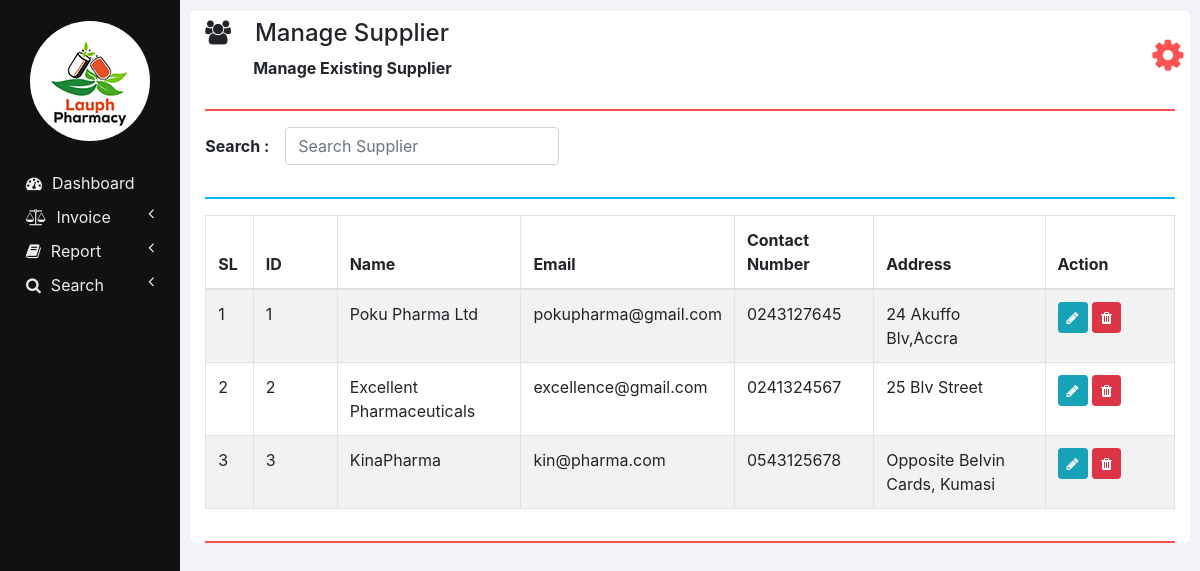
Page /manage_supplier.php on the committed database.
### tables this page shows
CREATE TABLE `suppliers` (
  `ID` int(11) NOT NULL,
  `NAME` varchar(100) NOT NULL,
  `EMAIL` varchar(100) NOT NULL,
  `CONTACT_NUMBER` varchar(10) NOT NULL,
  `ADDRESS` varchar(100) NOT NULL
);

### php/manage_supplier.php (the view, shortened to what this page needs)
<?php
  function showSuppliers($id) {
    require "db_connection.php";
    if($con) {
      $seq_no = 0;
      $query = "SELECT * FROM suppliers";
      $result = mysqli_query($con, $query);
      while($row = mysqli_fetch_array($result)) {
        $seq_no++;
        if($row['ID'] == $id)
          showEditOptionsRow($seq_no, $row);
        else
          showSupplierRow($seq_no, $row);
      }
    }
  }
  function showSupplierRow($seq_no, $row) {
    ?>
    <tr>
      <td><?php echo $seq_no; ?></td>
      <td><?php echo $row['ID'] ?></td>
      <td><?php echo $row['NAME']; ?></td>
      <td><?php echo $row['EMAIL']; ?></td>
      <td><?php echo $row['CONTACT_NUMBER']; ?></td>
      <td><?php echo $row['ADDRESS']; ?></td>
      <td>
        <button href="" class="btn btn-info btn-sm" onclick="editSupplier(<?php echo $row['ID']; ?>);">
          <i class="fa fa-pencil"></i>
        </button>
        <button class="btn btn-danger btn-sm" onclick="deleteSupplier(<?php echo $row['ID']; ?>);">
          <i class="fa fa-trash"></i>
        </button>
      </td>
    </tr>
    <?php
  }
  ?>

### css/sidenav.css (style rules this page uses)
body { background-color: #f1f3f6; }

### css/home.css (style rules this page uses)
html, body { height: 100vh; }

### rows in the picture
suppliers: seq_no "1", ID "1", NAME "Poku Pharma Ltd", EMAIL "pokupharma@gmail.com", CONTACT_NUMBER "0243127645", ADDRESS "24 Akuffo Blv,Accra"
suppliers: seq_no "2", ID "2", NAME "Excellent Pharmaceuticals", EMAIL "excellence@gmail.com", CONTACT_NUMBER "0241324567", ADDRESS "25 Blv Street"
suppliers: seq_no "3", ID "3", NAME "KinaPharma", EMAIL "kin@pharma.com", CONTACT_NUMBER "0543125678", ADDRESS "Opposite Belvin Cards, Kumasi"

### other values in the picture
$heading "Manage Supplier"
$sub_heading "Manage Existing Supplier"
